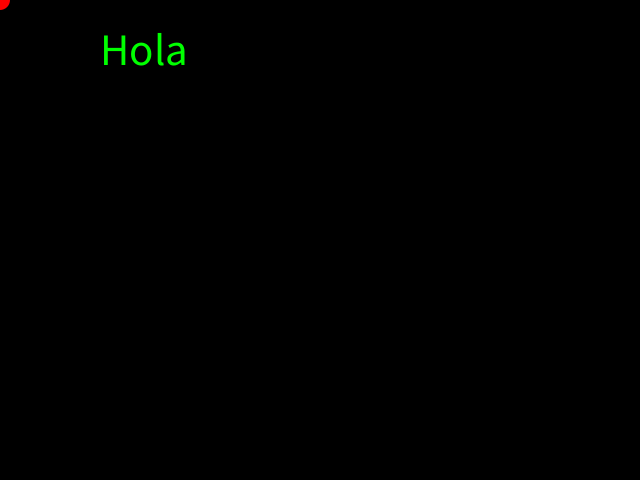
Frame 1 (no input)
Frame 60 (the mouse pressed at the canvas centre just before this capture): identical to frame 1, image omitted
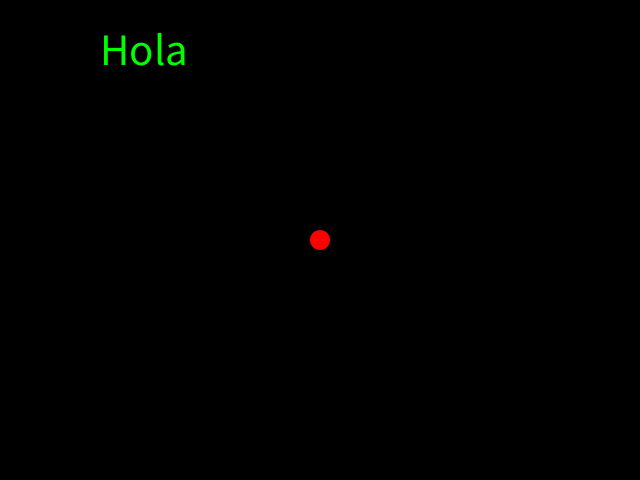
Frame 120 (the mouse held since frame 60 and released just before this capture)

The Processing sketch that drew these frames (run headless with seeded random() and noise(); from frame 60 on, the mouse is pressed at the canvas centre):

// Processing sketch: Prueba01
// ── Prueba01.pde
void setup(){
  size(640,480);
}
void draw(){
  background(0);
  textSize(45);
  fill(0,255,0);
  text("Hola",100,65);
  fill(255,0,0);
  noStroke();
  circle(mouseX,mouseY,20);
}
